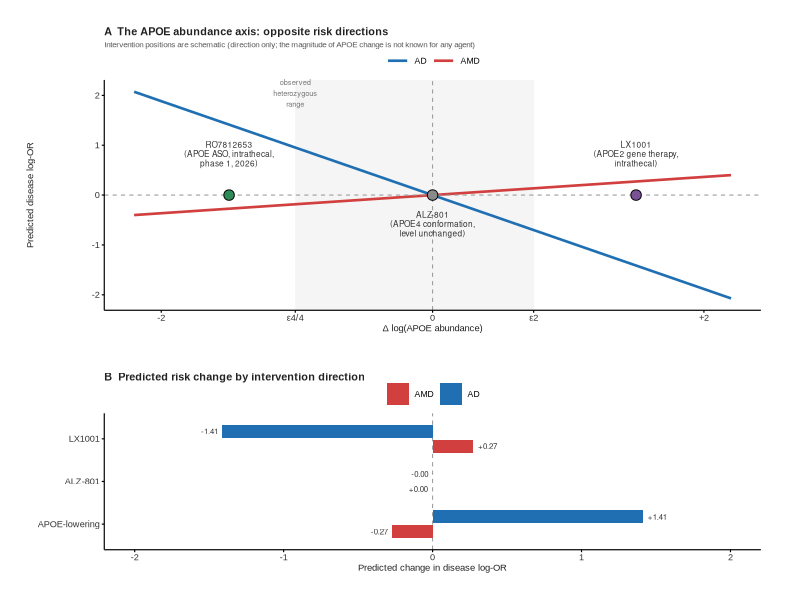

The R source for this figure: (Note: this script raises an error after producing the figure.)
#!/usr/bin/env Rscript
# =============================================================================
# Figure 6 (药物靶点图, v1 — 2026-09-09) — APOE 作为药物靶点：方向决定的双疾病权衡
#   A: APOE 丰度轴上的疾病风险（AMD 红升 / AD 蓝降），叠加在研/假想干预的位置与预测方向
#   B: 干预 × 方向 × 预测风险变化（表格式条图）
# =============================================================================
suppressMessages({ library(ggplot2); library(data.table); library(patchwork) })
PROJ <- "/home/huan/projects/08_APOE_AMD_AD_MR"
col_amd <- "#D1403F"; col_ad <- "#1F6FB2"
theme_pub <- theme_classic(base_size = 7.2, base_family = "Arial") +
  theme(panel.grid = element_blank(),
        axis.line = element_line(linewidth = 0.4, colour = "black"),
        axis.ticks = element_line(linewidth = 0.4, colour = "black"),
        axis.text = element_text(size = 6.6, colour = "#333333"),
        axis.title = element_text(size = 6.8, colour = "#222222"),
        plot.title = element_text(size = 7.8, face = "bold", colour = "#222222", hjust = 0),
        plot.margin = margin(5, 8, 5, 5, "mm"))

B_AMD <- 0.182; B_AD <- -0.942      # R13 IVW per-unit log-OR

## ---------- A: 丰度轴上的风险曲线 + 干预位置 ----------
xs <- seq(-2.2, 2.2, length.out = 300)
curves <- rbind(
  data.table(x = xs, y = B_AMD * xs, disease = "AMD"),
  data.table(x = xs, y = B_AD  * xs, disease = "AD"))

# 干预：名称, Δlog(APOE), 标签, 类型
iv <- data.table(
  label = c("LX1001\n(APOE2 gene therapy,\nintrathecal)",
            "ALZ-801\n(APOE4 conformation,\nlevel unchanged)",
            "RO7812653\n(APOE ASO, intrathecal,\nphase 1, 2026)"),
  x = c(1.5, 0, -1.5),
  type = c("raising", "neutral", "lowering"))

pA <- ggplot() +
  annotate("rect", xmin = -1.012, xmax = 0.745, ymin = -Inf, ymax = Inf,
           fill = "#F0F0F0", alpha = 0.7) +
  geom_line(data = curves, aes(x = x, y = y, colour = disease), linewidth = 0.9) +
  geom_hline(yintercept = 0, linetype = 2, colour = "#999999", linewidth = 0.35) +
  geom_vline(xintercept = 0, linetype = 2, colour = "#999999", linewidth = 0.35) +
  geom_point(data = iv, aes(x = x, y = 0), shape = 21, size = 3.2, stroke = 0.5,
             fill = c("#7A5195", "#8A8A8A", "#2E8B57")) +
  geom_text(data = iv, aes(x = x, y = 0, label = label), vjust = c(-1.1, 1.6, -1.1),
            size = 2.1, colour = "#333333", lineheight = 0.95) +
  annotate("text", x = -1.012, y = 2.05, label = "observed\nheterozygous\nrange",
           size = 1.9, colour = "#777777", hjust = 0.5) +
  scale_colour_manual(values = c("AMD" = col_amd, "AD" = col_ad), name = NULL) +
  scale_x_continuous(limits = c(-2.2, 2.2), breaks = c(-2, -1.012, 0, 0.745, 2),
                     labels = c("-2", "\u03b54/4", "0", "\u03b52", "+2"),
                     name = "\u0394 log(APOE abundance)") +
  scale_y_continuous(limits = c(-2.1, 2.1), name = "Predicted disease log-OR") +
  theme_pub + theme(legend.position = "top", legend.text = element_text(size = 6.2),
                    legend.margin = margin(-4, 0, -2, 0),
                    plot.subtitle = element_text(size = 5.8, colour = "#555555")) +
  ggtitle("A  The APOE abundance axis: opposite risk directions",
          subtitle = "Intervention positions are schematic (direction only; the magnitude of APOE change is not known for any agent)")

## ---------- B: 干预 → 预测风险变化 ----------
pred <- data.table(
  agent = c("LX1001", "ALZ-801", "APOE-lowering"),
  dlog  = c(1.5, 0, -1.5))
pred[, amd_logor := B_AMD * dlog][, ad_logor := B_AD * dlog]
pb <- melt(pred[, .(agent, AMD = amd_logor, AD = ad_logor)], id.vars = "agent",
           variable.name = "disease", value.name = "logor")
pb[, agent := factor(agent, levels = c("APOE-lowering", "ALZ-801", "LX1001"))]
pB <- ggplot(pb, aes(x = logor, y = agent, fill = disease)) +
  geom_vline(xintercept = 0, linetype = 2, colour = "#999999", linewidth = 0.35) +
  geom_col(position = position_dodge(width = 0.7), width = 0.62) +
  geom_text(aes(label = sprintf("%+.2f", logor)),
            position = position_dodge(width = 0.7), hjust = ifelse(pb$logor > 0, -0.25, 1.25),
            size = 2.0, colour = "#333333") +
  scale_fill_manual(values = c("AMD" = col_amd, "AD" = col_ad), name = NULL) +
  scale_x_continuous(expand = expansion(mult = c(0.28, 0.28)),
                     name = "Predicted change in disease log-OR") +
  labs(y = NULL) +
  theme_pub + theme(legend.position = "top", legend.text = element_text(size = 6.2),
                    legend.margin = margin(-4, 0, -2, 0)) +
  ggtitle("B  Predicted risk change by intervention direction")

grid <- pA / pB + plot_layout(heights = c(1.35, 0.8))
w_mm <- 180; h_mm <- 150
ggsave(file.path(PROJ, "figures/Figure6_drug_target.png"), grid,
       width = w_mm/25.4, height = h_mm/25.4, dpi = 300)
grDevices::cairo_pdf(file.path(PROJ, "figures/Figure6_drug_target.pdf"),
                     width = w_mm/25.4, height = h_mm/25.4, family = "Arial"); print(grid); dev.off()
cat("Figure 6 drug-target figure written.\n")
